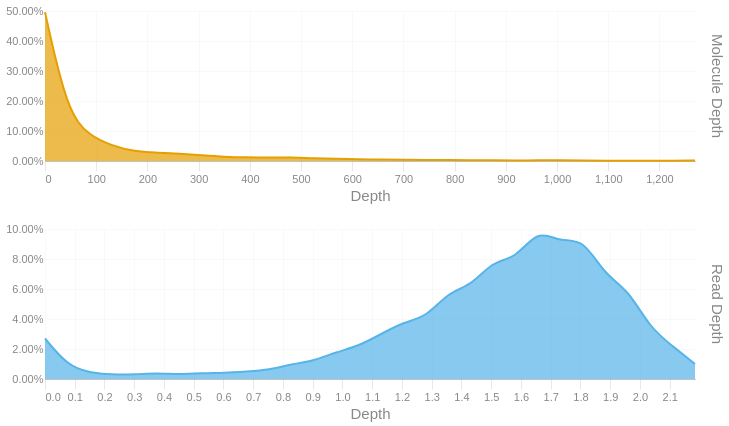

Here is the notebook cell this chart was saved with:
### Code cell
readdep = depth_hist(tb['Read Depth'], q99, 3)
readdep = readdep.with_columns(pl.lit('Read Depth').alias('Metric'))
if not SKIPLR:
    moldep = depth_hist(tb['Molecule Depth'], mol_q99, 1)
    moldep = moldep.with_columns(pl.lit('Molecule Depth').alias('Metric'))
    _hist = pl.concat([readdep, moldep])
    _hist = _hist.filter(pl.col('Proportion') != 0)
    with SafeRender(_hist):
        (
            alt.Chart(_hist)        
            .mark_area(interpolate = "basis")
            .encode(
                x=alt.X('Bin:Q').scale(domainMin=0).axis(alt.Axis(title='Depth')),
                y = alt.Y('Proportion:Q', title = None).axis(format = '.2%'),
                color = alt.Color('Metric:N').legend(None),
                row = alt.Row("Metric:N").header(title = None, labelOrient = 'right'),
                tooltip = [
                    alt.Tooltip("Metric:N", title = "Metric"),
                    alt.Tooltip('Interval:N', title = "Depth Interval"),
                    alt.Tooltip('Proportion:Q', title = "% Alignments").format('.2%')
                ]
            )
            .resolve_scale(x='independent', y='independent')
            .properties(
                height = 150, width = 650,
                usermeta={'embedOptions': {'downloadFileName': f'{samplename}.depth.hist'}}
            )
        ).display()
else:
    readdep = readdep.filter(pl.col('Proportion') != 0)
    with SafeRender(readdep):
        (
            alt.Chart(readdep)        
            .mark_area(interpolate = "basis")
            .encode(
                x=alt.X('Bin:Q').scale(domainMin=0).axis(alt.Axis(title='Depth')),
                y = alt.Y('Proportion:Q', title = None).axis(format = '.2%'),
                tooltip = [
                    alt.Tooltip('Interval:N', title = "Depth Interval"),
                    alt.Tooltip('Proportion:Q', title = "% Alignments").format('.2%')
                ]
            )
            .properties(
                usermeta={'embedOptions': {'downloadFileName': f'{samplename}.depth.hist'}}
            )
        ).display()

### Figure 1 — Vega-Lite specification as saved in the notebook (floating-point values rounded to 4 significant figures)
{"width": 650, "height": 150, "config": {"title": {"anchor": "start", "dy": -15, "fontSize": 18, "color": "#888888", "subtitleColor": "#888888", "subtitleFontSize": 14}, "arc": {"fill": "#0072B2"}, "axis": {"domainColor": "#888888", "domainWidth": 0.5, "gridWidth": 0.2, "grid": false, "titleFontWeight": 400, "titleFontSize": 15, "labelFontSize": 11, "labelColor": "#888888", "tickColor": "#888888", "tickWidth": 0.2, "titleColor": "#888888"}, "axisBand": {"grid": false}, "axisX": {"grid": true, "tickSize": 10, "domainCap": "round"}, "axisY": {"domain": false, "grid": true, "tickSize": 0, "domainCap": "round"}, "background": "transparent", "header": {"labelFontSize": 15, "labelColor": "#888888", "titleFontSize": 15, "titleFontWeight": 600, "titleColor": "#888888"}, "legend": {"labelFont": "sans-serif", "labelFontSize": 12, "labelColor": "#888888", "symbolSize": 100, "symbolType": "circle", "titleFontSize": 12, "titlePadding": 10, "titleColor": "#888888", "title": null}, "range": {"category": ["#E69F00", "#56B4E9", "#009E73", "#F0E442", "#0072B2", "#D55E00", "#CC79A7", "#000000"], "diverging": ["#cfe8f3", "#a2d4ec", "#73bfe2", "#46abdb", "#1696d2", "#12719e"]}, "area": {"fill": "#0072B2", "fillOpacity": 0.7, "line": true, "strokeOpacity": 0.7}, "line": {"color": "#0072B2", "stroke": "#0072B2", "strokeWidth": 2}, "trail": {"color": "#0072B2", "stroke": "#0072B2", "strokeWidth": 0, "size": 1}, "point": {"filled": true, "fillOpacity": 1.0, "size": 95}, "text": {"color": "#888888", "fontSize": 11, "align": "right", "fontWeight": 400, "size": 11}, "bar": {"fill": "#0072B2", "stroke": null}, "view": {"stroke": null, "continuousWidth": 660, "continuousHeight": 400}}, "data": {"name": "data-3e144b7dff02c6463292cc02edcdfd13"}, "mark": {"type": "area", "interpolate": "basis"}, "encoding": {"color": {"field": "Metric", "legend": null, "type": "nominal"}, "row": {"field": "Metric", "header": {"title": null, "labelOrient": "right"}, "type": "nominal"}, "tooltip": [{"field": "Metric", "title": "Metric", "type": "nominal"}, {"field": "Interval", "title": "Depth Interval", "type": "nominal"}, {"field": "Proportion", "format": ".2%", "title": "% Alignments", "type": "quantitative"}], "x": {"axis": {"title": "Depth"}, "field": "Bin", "scale": {"domainMin": 0}, "type": "quantitative"}, "y": {"axis": {"format": ".2%"}, "field": "Proportion", "title": null, "type": "quantitative"}}, "resolve": {"scale": {"x": "independent", "y": "independent"}}, "usermeta": {"embedOptions": {"downloadFileName": "S5_Kennetcook_3536.depth.hist"}}, "$schema": "https://vega.github.io/schema/vega-lite/v6.1.0.json", "datasets": {"data-3e144b7dff02c6463292cc02edcdfd13": [{"Bin": 0.0, "Interval": "0.0-0.075", "Proportion": 0.027, "Metric": "Read Depth"}, {"Bin": 0.075, "Interval": "0.075-0.151", "Proportion": 0.009, "Metric": "Read Depth"}, {"Bin": 0.151, "Interval": "0.151-0.226", "Proportion": 0.004, "Metric": "Read Depth"}, {"Bin": 0.226, "Interval": "0.226-0.301", "Proportion": 0.003, "Metric": "Read Depth"}, {"Bin": 0.301, "Interval": "0.301-0.377", "Proportion": 0.003, "Metric": "Read Depth"}, {"Bin": 0.377, "Interval": "0.377-0.452", "Proportion": 0.004, "Metric": "Read Depth"}, {"Bin": 0.452, "Interval": "0.452-0.527", "Proportion": 0.003, "Metric": "Read Depth"}, {"Bin": 0.527, "Interval": "0.527-0.603", "Proportion": 0.004, "Metric": "Read Depth"}, {"Bin": 0.603, "Interval": "0.603-0.678", "Proportion": 0.004, "Metric": "Read Depth"}, {"Bin": 0.678, "Interval": "0.678-0.753", "Proportion": 0.005, "Metric": "Read Depth"}, {"Bin": 0.753, "Interval": "0.753-0.829", "Proportion": 0.006, "Metric": "Read Depth"}, {"Bin": 0.829, "Interval": "0.829-0.904", "Proportion": 0.01, "Metric": "Read Depth"}, {"Bin": 0.904, "Interval": "0.904-0.979", "Proportion": 0.012, "Metric": "Read Depth"}, {"Bin": 0.979, "Interval": "0.979-1.055", "Proportion": 0.018, "Metric": "Read Depth"}, {"Bin": 1.055, "Interval": "1.055-1.13", "Proportion": 0.022, "Metric": "Read Depth"}, {"Bin": 1.13, "Interval": "1.13-1.205", "Proportion": 0.03, "Metric": "Read Depth"}, {"Bin": 1.205, "Interval": "1.205-1.281", "Proportion": 0.038, "Metric": "Read Depth"}, {"Bin": 1.281, "Interval": "1.281-1.356", "Proportion": 0.041, "Metric": "Read Depth"}, {"Bin": 1.356, "Interval": "1.356-1.431", "Proportion": 0.058, "Metric": "Read Depth"}, {"Bin": 1.431, "Interval": "1.431-1.507", "Proportion": 0.062, "Metric": "Read Depth"}, {"Bin": 1.507, "Interval": "1.507-1.582", "Proportion": 0.079, "Metric": "Read Depth"}, {"Bin": 1.582, "Interval": "1.582-1.657", "Proportion": 0.08, "Metric": "Read Depth"}, {"Bin": 1.657, "Interval": "1.657-1.733", "Proportion": 0.1, "Metric": "Read Depth"}, {"Bin": 1.733, "Interval": "1.733-1.808", "Proportion": 0.091, "Metric": "Read Depth"}, {"Bin": 1.808, "Interval": "1.808-1.883", "Proportion": 0.094, "Metric": "Read Depth"}, {"Bin": 1.883, "Interval": "1.883-1.959", "Proportion": 0.069, "Metric": "Read Depth"}, {"Bin": 1.959, "Interval": "1.959-2.034", "Proportion": 0.06, "Metric": "Read Depth"}, {"Bin": 2.034, "Interval": "2.034-2.109", "Proportion": 0.034, "Metric": "Read Depth"}, {"Bin": 2.109, "Interval": "2.109-2.185", "Proportion": 0.022, "Metric": "Read Depth"}, {"Bin": 2.185, "Interval": "2.185-2.26", "Proportion": 0.01, "Metric": "Read Depth"}, {"Bin": 0.0, "Interval": "0.0-43.8", "Proportion": 0.496, "Metric": "Molecule Depth"}, {"Bin": 43.8, "Interval": "43.8-87.5", "Proportion": 0.161, "Metric": "Molecule Depth"}, {"Bin": 87.5, "Interval": "87.5-131.3", "Proportion": 0.083, "Metric": "Molecule Depth"}, {"Bin": 131.3, "Interval": "131.3-175.1", "Proportion": 0.051, "Metric": "Molecule Depth"}, {"Bin": 175.1, "Interval": "175.1-218.9", "Proportion": 0.031, "Metric": "Molecule Depth"}, {"Bin": 218.9, "Interval": "218.9-262.6", "Proportion": 0.028, "Metric": "Molecule Depth"}, {"Bin": 262.6, "Interval": "262.6-306.4", "Proportion": 0.024, "Metric": "Molecule Depth"}, {"Bin": 306.4, "Interval": "306.4-350.2", "Proportion": 0.019, "Metric": "Molecule Depth"}, {"Bin": 350.2, "Interval": "350.2-394.0", "Proportion": 0.014, "Metric": "Molecule Depth"}, {"Bin": 394.0, "Interval": "394.0-437.7", "Proportion": 0.012, "Metric": "Molecule Depth"}, {"Bin": 437.7, "Interval": "437.7-481.5", "Proportion": 0.011, "Metric": "Molecule Depth"}, {"Bin": 481.5, "Interval": "481.5-525.3", "Proportion": 0.012, "Metric": "Molecule Depth"}, {"Bin": 525.3, "Interval": "525.3-569.1", "Proportion": 0.009, "Metric": "Molecule Depth"}, {"Bin": 569.1, "Interval": "569.1-612.8", "Proportion": 0.008, "Metric": "Molecule Depth"}, {"Bin": 612.8, "Interval": "612.8-656.6", "Proportion": 0.005, "Metric": "Molecule Depth"}, {"Bin": 656.6, "Interval": "656.6-700.4", "Proportion": 0.005, "Metric": "Molecule Depth"}, {"Bin": 700.4, "Interval": "700.4-744.2", "Proportion": 0.004, "Metric": "Molecule Depth"}, {"Bin": 744.2, "Interval": "744.2-787.9", "Proportion": 0.003, "Metric": "Molecule Depth"}, {"Bin": 787.9, "Interval": "787.9-831.7", "Proportion": 0.003, "Metric": "Molecule Depth"}, {"Bin": 831.7, "Interval": "831.7-875.5", "Proportion": 0.003, "Metric": "Molecule Depth"}, {"Bin": 875.5, "Interval": "875.5-919.3", "Proportion": 0.002, "Metric": "Molecule Depth"}, {"Bin": 919.3, "Interval": "919.3-963.0", "Proportion": 0.002, "Metric": "Molecule Depth"}, {"Bin": 963.0, "Interval": "963.0-1006.8", "Proportion": 0.002, "Metric": "Molecule Depth"}, {"Bin": 1007.0, "Interval": "1006.8-1050.6", "Proportion": 0.003, "Metric": "Molecule Depth"}, {"Bin": 1051.0, "Interval": "1050.6-1094.4", "Proportion": 0.002, "Metric": "Molecule Depth"}, {"Bin": 1094.0, "Interval": "1094.4-1138.1", "Proportion": 0.001, "Metric": "Molecule Depth"}, {"Bin": 1138.0, "Interval": "1138.1-1181.9", "Proportion": 0.001, "Metric": "Molecule Depth"}, {"Bin": 1182.0, "Interval": "1181.9-1225.7", "Proportion": 0.001, "Metric": "Molecule Depth"}, {"Bin": 1226.0, "Interval": "1225.7-1269.4", "Proportion": 0.001, "Metric": "Molecule Depth"}, {"Bin": 1269.0, "Interval": "1269.4-1313.22", "Proportion": 0.002, "Metric": "Molecule Depth"}]}}
